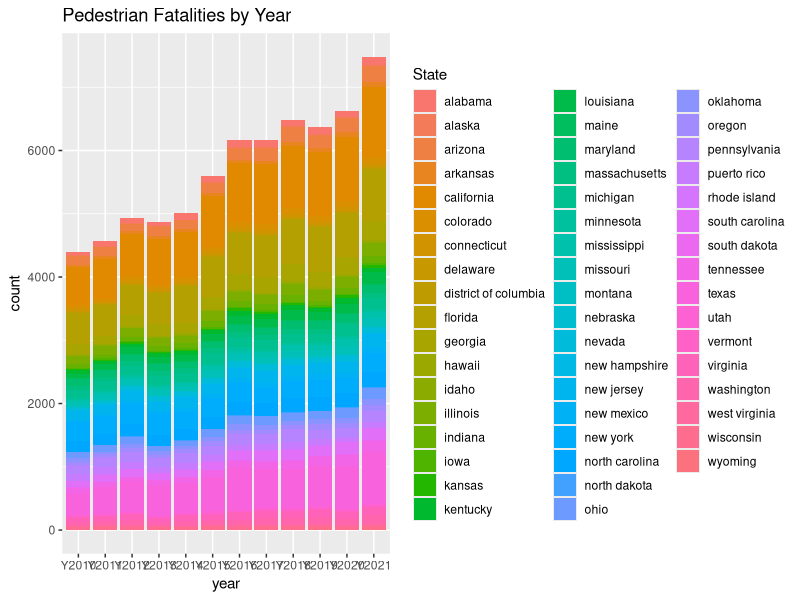
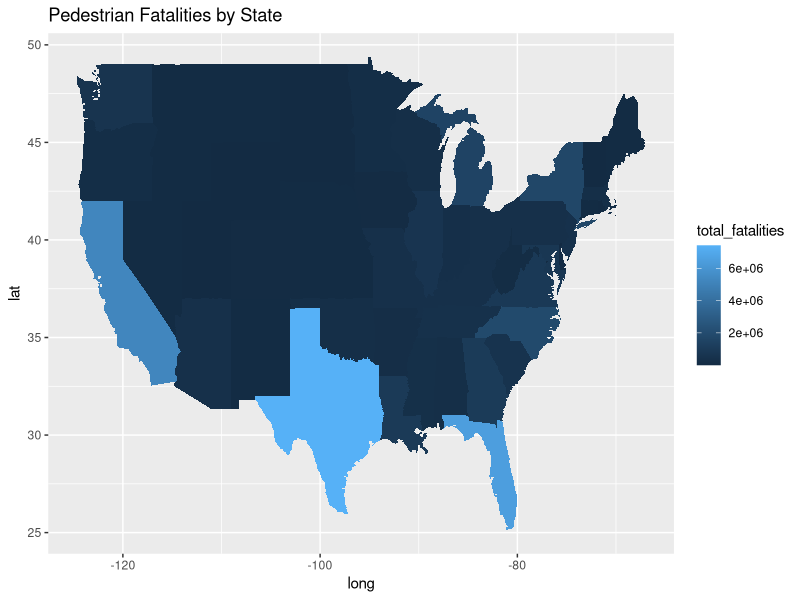
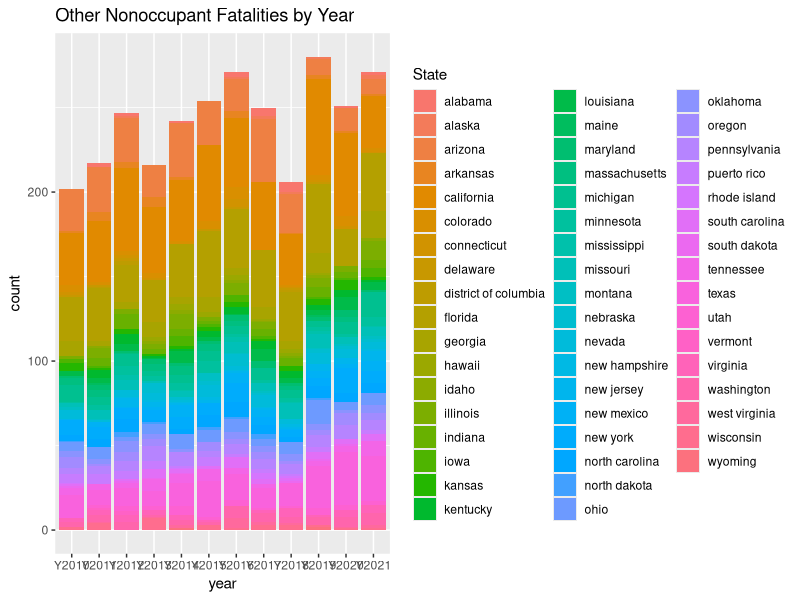
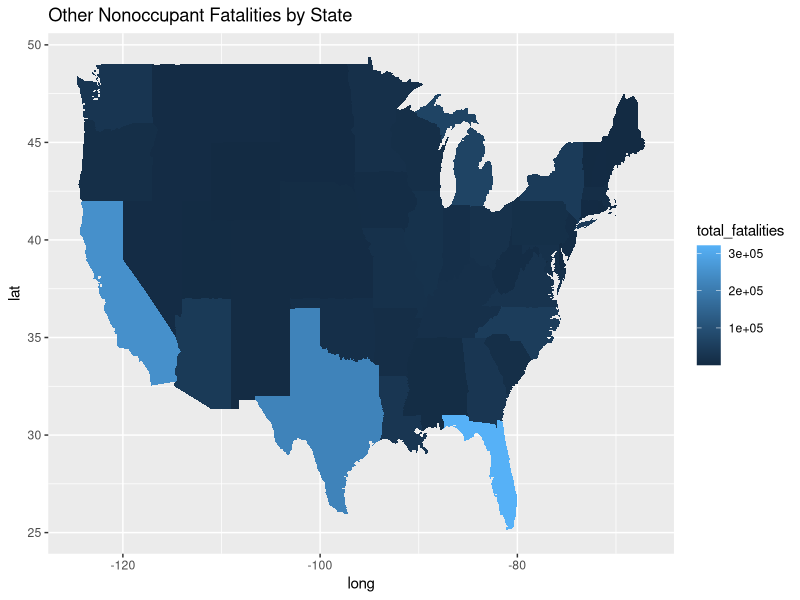
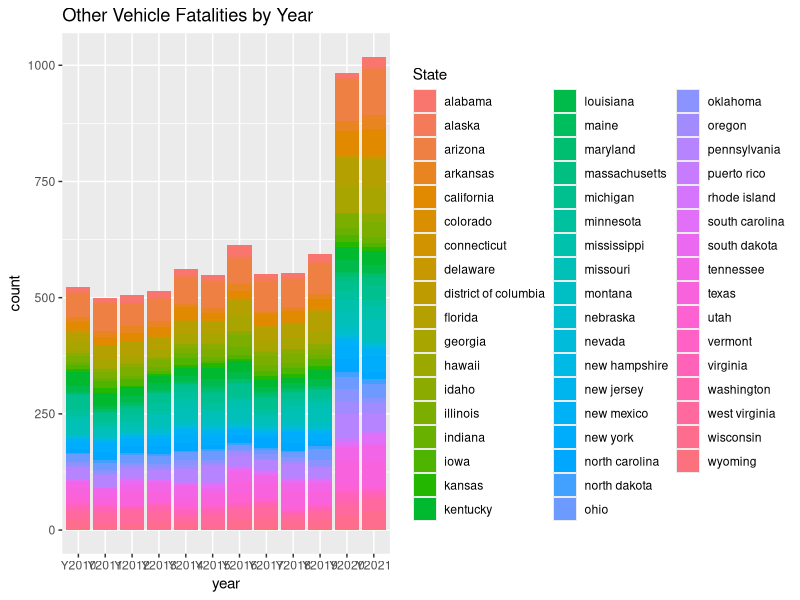
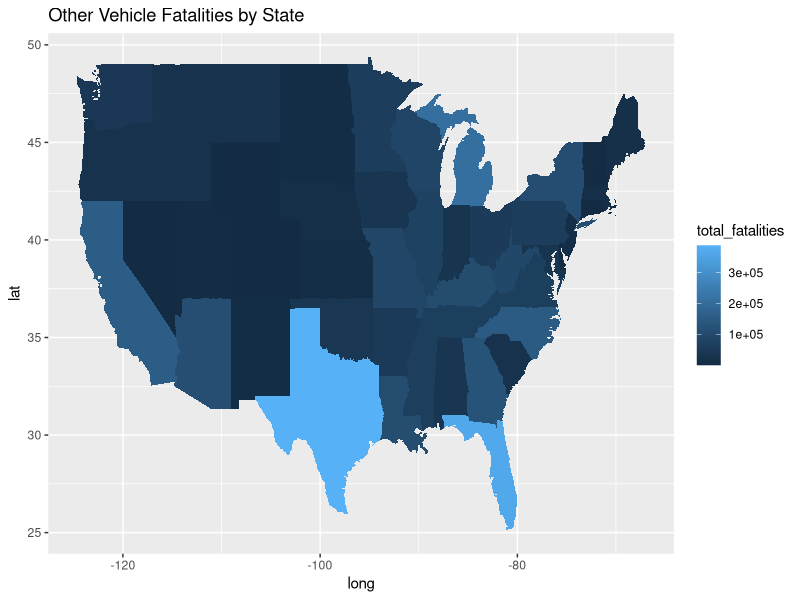
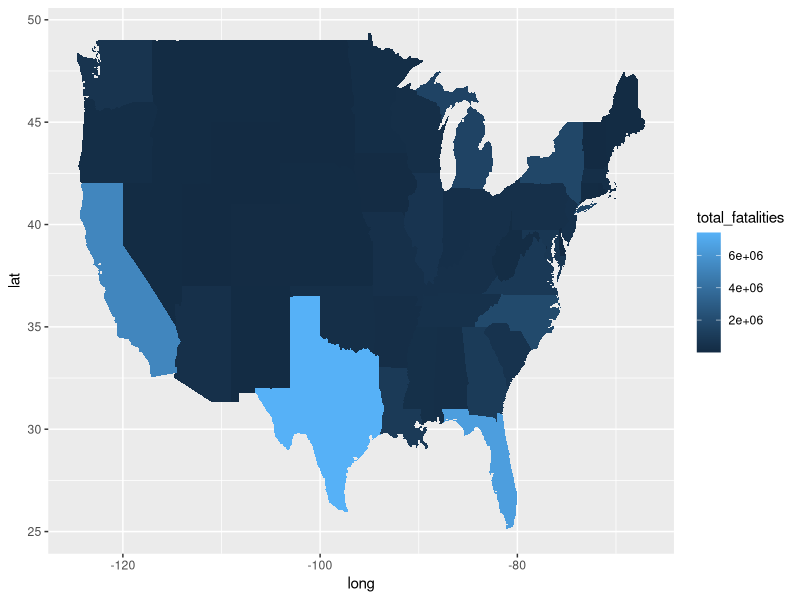
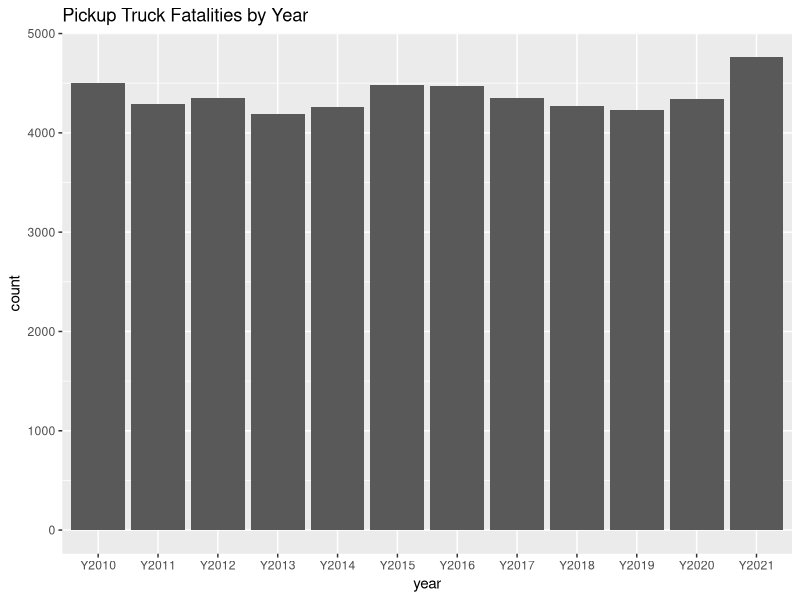

Generate these figures, in order, with R:
## ---- chunk 1
knitr::opts_chunk$set(echo = TRUE)
library(tidyverse)
library(dplyr)
## ---- chunk 2
# csv being used
hw <- read.csv("hwFatal.csv")
head(hw)

# information about data set
summary(hw)
## ---- chunk 3
# Cleaning data

## Fixing empty column name for Fatality Type, and making year column names start with a character
hw <-  read.csv("hwFatal.csv", col.names = c("State","FatalityType","Y2010","Y2011","Y2012","Y2013","Y2014","Y2015","Y2016","Y2017","Y2018","Y2019","Y2020","Y2021"))

## Creating a seocnd dataset where there the whole country collectively is not included (just states and territories individually)
states <- hw %>% filter(State != "United States")
states$State <- tolower(states$State) # making joining with the map easier later on
head(states)

## Parse the fatality by year as a number, and not a character.
states <- states %>%
    mutate (
        Y2010 = parse_number(Y2010),
        Y2011 = parse_number(Y2011),
        Y2012 = parse_number(Y2012),
        Y2013 = parse_number(Y2013),
        Y2014 = parse_number(Y2014),
        Y2015 = parse_number(Y2015),
        Y2016 = parse_number(Y2016),
        Y2017 = parse_number(Y2017),
        Y2018 = parse_number(Y2018),
        Y2019 = parse_number(Y2019),
        Y2020 = parse_number(Y2020),
        Y2021 = parse_number(Y2021),
    )

# information about data set
summary(states)
## ---- chunk 4
# Aadhi

# Initializing stuff
state_map <- map_data("state")

colnames(state_map)[5] <- "State"   # making join easier

states_year <- states %>%        # Organizing by year and the count a numeric to plot
  pivot_longer(cols = Y2010:Y2021, 
               names_to = "year", 
               values_to = "count") %>% 
  mutate(`count` = as.numeric(`count`))

temp_states <- left_join(state_map, states_year, by = "State") # making df to plot




# Pedestrian Fatalities by Year
states_year %>% 
  filter(FatalityType == "Pedestrian Fatalities") %>% 
  ggplot(aes(x = year, y = count, fill = State)) + 
  geom_col() + 
  ggtitle("Pedestrian Fatalities by Year")

# Pedestrian Fatalities by State
temp_states %>% 
  filter(FatalityType == "Pedestrian Fatalities") %>% 
  mutate(total_fatalities = sum(count), .by = State) %>% 
  ggplot(aes(x = long, y = lat)) + 
  geom_polygon(aes(group = group, fill = total_fatalities)) + 
  ggtitle("Pedestrian Fatalities by State")






# Other Nonoccupant Fatalities by Year
states_year %>% 
  filter(FatalityType == "Other Nonoccupant Fatalities") %>% 
  ggplot(aes(x = year, y = count, fill = State)) + 
  geom_col() + 
  ggtitle("Other Nonoccupant Fatalities by Year")

# Other Nonoccupant Fatalities by State
temp_states %>% 
  filter(FatalityType == "Other Nonoccupant Fatalities") %>% 
  mutate(total_fatalities = sum(count), .by = State) %>% 
  ggplot(aes(x = long, y = lat)) + 
  geom_polygon(aes(group = group, fill = total_fatalities)) + 
  ggtitle("Other Nonoccupant Fatalities by State")






# Other Vehicle Fatalities by Year
states_year %>% 
  filter(FatalityType == "Other Vehicle Fatalities") %>% 
  ggplot(aes(x = year, y = count, fill = State)) + 
  geom_col() + 
  ggtitle("Other Vehicle Fatalities by Year")

# Other Vehicle Fatalities by State
temp_states %>% 
  filter(FatalityType == "Other Vehicle Fatalities") %>% 
  mutate(total_fatalities = sum(count), .by = State) %>% 
  ggplot(aes(x = long, y = lat)) + 
  geom_polygon(aes(group = group, fill = total_fatalities)) + 
  ggtitle("Other Vehicle Fatalities by State")
## ---- chunk 5
temp_states <- left_join(state_map, states_year, by = "State")

temp_states %>% 
  filter(FatalityType == "Pedestrian Fatalities") %>% 
  mutate(total_fatalities = sum(count), .by = State) %>% 
  ggplot(aes(x = long, y = lat)) + 
  geom_polygon(aes(group = group, fill = total_fatalities))

## ---- chunk 6
# Conor

# Pickup Truck Fatalities by Year (Conor)

states_year %>% 
  filter(FatalityType == "Pickup Truck Fatalities") %>% 
  ggplot(aes(x = year, y = count)) + 
  geom_col() + 
  ggtitle("Pickup Truck Fatalities by Year")

# Pickup Truck Fatalities by State (Conor)

temp_states %>% 
  filter(FatalityType == "Pickup Truck Fatalities") %>% 
  mutate(total_fatalities = sum(count), .by = State) %>% 
  ggplot(aes(x = long, y = lat)) + 
  geom_polygon(aes(group = group, fill = total_fatalities)) + 
  ggtitle("Pickup Truck Fatalities by State")

# Van Fatalities by Year (Conor)

states_year %>% 
  filter(FatalityType == "Van Fatalities") %>% 
  ggplot(aes(x = year, y = count)) + 
  geom_col() + 
  ggtitle("Van Fatalities by Year")

# Van Fatalities by State (Conor)

temp_states %>% 
  filter(FatalityType == "Van Fatalities") %>% 
  mutate(total_fatalities = sum(count), .by = State) %>% 
  ggplot(aes(x = long, y = lat)) + 
  geom_polygon(aes(group = group, fill = total_fatalities)) + 
  ggtitle("Van Fatalities by State")

# Other Light Truck Fatalities by Year (Conor)

states_year %>% 
  filter(FatalityType == "Other Light Truck Fatalities") %>% 
  ggplot(aes(x = year, y = count)) + 
  geom_col() + 
  ggtitle("Other Light Truck Fatalities by Year")

# Other Light Truck Fatalities by State (Conor)

temp_states %>% 
  filter(FatalityType == "Other Light Truck Fatalities") %>% 
  mutate(total_fatalities = sum(count), .by = State) %>% 
  ggplot(aes(x = long, y = lat)) + 
  geom_polygon(aes(group = group, fill = total_fatalities)) + 
  ggtitle("Other Light Truck Fatalities by State")

# Motorcycle Fatalities by Year (Conor)

states_year %>% 
  filter(FatalityType == "Motorcycle Fatalities") %>% 
  ggplot(aes(x = year, y = count)) + 
  geom_col() + 
  ggtitle("Motorcycle Fatalities by Year")

# Motorcycle Fatalities by State (Conor)

temp_states %>% 
  filter(FatalityType == "Motorcycle Fatalities") %>% 
  mutate(total_fatalities = sum(count), .by = State) %>% 
  ggplot(aes(x = long, y = lat)) + 
  geom_polygon(aes(group = group, fill = total_fatalities)) + 
  ggtitle("Motorcycle Fatalities by State")


## ---- chunk 7
# Daniel

# Bus Fatalities by year per state
states_year %>% 
  filter(FatalityType == "Bus Fatalities") %>% 
  ggplot(aes(x = year, y = count, fill = State)) + 
  geom_col(space=1) + 
  ggtitle("Bus Fatalities by Year")

temp_states %>%
  filter(FatalityType == "Bus Fatalities") %>% 
  mutate(total_fatalities = sum(count), .by = State) %>% 
  ggplot(aes(x = long, y = lat)) + 
  geom_polygon(aes(group = group, fill = count)) + 
  ggtitle("Bus Fatalities by State")


# Large Truck Fatalities by year per state
states_year %>% 
  filter(FatalityType == "Large Truck Fatalities") %>% 
  ggplot(aes(x = year, y = count, fill = State)) + 
  geom_col(space=1) + 
  ggtitle("Large Truck Fatalities by Year")

temp_states %>%
  filter(FatalityType == "Large Truck Fatalities") %>% 
  mutate(total_fatalities = sum(count), .by = State) %>% 
  ggplot(aes(x = long, y = lat)) + 
  geom_polygon(aes(group = group, fill = count)) + 
  ggtitle("Large Truck Fatalities by State")


# Pedalcyclist Fatalities by year per state
states_year %>% 
  filter(FatalityType == "Pedalcyclist Fatalities") %>% 
  ggplot(aes(x = year, y = count, fill = State)) + 
  geom_col(space=1) + 
  ggtitle("Pedalcyclist Fatalities by Year")

temp_states %>%
  filter(FatalityType == "Pedalcyclist Fatalities") %>% 
  mutate(total_fatalities = sum(count), .by = State) %>% 
  ggplot(aes(x = long, y = lat)) + 
  geom_polygon(aes(group = group, fill = count)) + 
  ggtitle("Pedalcyclist Fatalities by State")

## ---- chunk 8
# Roba

## Construct map of fatalality by state

states$region <- tolower(states$State)
state_map2 <- map_data("state")
state_map2 <- states %>% left_join(state_map2, by="region")
head(state_map2)

state_map2 %>% filter(FatalityType == "Highway Fatalities") %>% 
    ggplot(aes(x = long, y = lat, 
    fill=Y2010+Y2011+Y2012+Y2013+Y2014+Y2015+Y2016+Y2017+Y2018+Y2019+Y2020+Y2021)) + 
    geom_polygon(aes(group=group)) +
    scale_fill_continuous(name = "Death Count (2010 - 2021)") +
    ggtitle("Highway Fatalities by State")
    
state_map2 %>% filter(FatalityType == "Passenger Car Fatalities") %>% 
    ggplot(aes(x = long, y = lat, 
    fill=Y2010+Y2011+Y2012+Y2013+Y2014+Y2015+Y2016+Y2017+Y2018+Y2019+Y2020+Y2021)) + 
    geom_polygon(aes(group=group)) +
    scale_fill_continuous(name = "Death Count (2010 - 2021)") +
    ggtitle("Passenger Car Fatalities by State")

state_map2 %>% filter(FatalityType == "SUV Fatalities") %>% 
    ggplot(aes(x = long, y = lat, 
    fill=Y2010+Y2011+Y2012+Y2013+Y2014+Y2015+Y2016+Y2017+Y2018+Y2019+Y2020+Y2021)) + 
    geom_polygon(aes(group=group)) +
    scale_fill_continuous(name = "Death Count (2010 - 2021)") +
    ggtitle("SUV Fatalities by State")

state_map2 %>% filter(FatalityType == "Unknown Person Type Fatalities") %>% 
    ggplot(aes(x = long, y = lat, 
    fill=Y2010+Y2011+Y2012+Y2013+Y2014+Y2015+Y2016+Y2017+Y2018+Y2019+Y2020+Y2021)) + 
    geom_polygon(aes(group=group)) +
    scale_fill_continuous(name = "Death Count (2010 - 2021)") +
    ggtitle("Unknown Person Type Fatalities by State")

## Construct map of fatalality by year

state_map_year <- states %>% 
  pivot_longer(cols = Y2010:Y2021, 
               names_to = "year", 
               values_to = "count") %>% 
  mutate(`count` = as.numeric(`count`))

state_map_year %>% 
  filter(FatalityType == "Highway Fatalities") %>% 
  ggplot(aes(x = year, y = count)) + 
  geom_col() + 
  ggtitle("Highway Fatalities by Year")

state_map_year %>% 
  filter(FatalityType == "Passenger Car Fatalities") %>% 
  ggplot(aes(x = year, y = count)) + 
  geom_col() + 
  ggtitle("Passenger Car Fatalities by Year")

state_map_year %>% 
  filter(FatalityType == "SUV Fatalities") %>% 
  ggplot(aes(x = year, y = count)) + 
  geom_col() + 
  ggtitle("SUV Fatalities by Year")

state_map_year %>% 
  filter(FatalityType == "Unknown Person Type Fatalities") %>% 
  ggplot(aes(x = year, y = count)) + 
  geom_col() + 
  ggtitle("Unknown Person Type Fatalities by Year")
